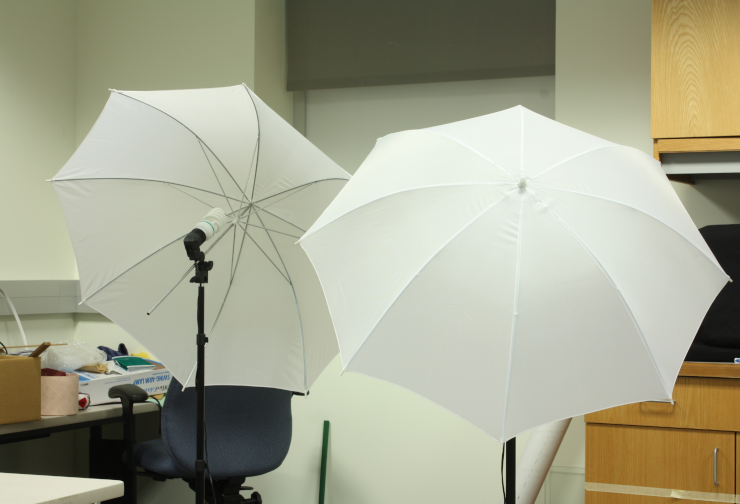
#> input picture umbrellaL.png, 740 x 504 px
$ python disparity.py
#> lines starting #> are read from the running program, lines starting #| are printed output that depends on the picture; after the words box and inside, x2 and y2 are one past the last pixel; in counts of white or black regions, pixels touching at a corner belong together
import numpy as np
import cv2
import sys
from mpl_toolkits import mplot3d
from matplotlib import pyplot as plt

def change(x):
    # Change brightess by adding a value to every pixel.
    # That is, the value sent from the TrackBar
    pass

# ================================================
#
def getDisparityMap(imL, imR, numDisparities, blockSize):
    stereo = cv2.StereoBM_create(numDisparities=numDisparities, blockSize=blockSize)

    disparity = stereo.compute(imL, imR)
    disparity = disparity - disparity.min() + 1 # Add 1 so we don't get a zero depth, later
    disparity = disparity.astype(np.float32) / 16.0 # Map is fixed point int with 4 fractional bits

    return disparity # floating point image
# ================================================

# ================================================
def plot(disparity):
    # This just plots some sample points.  Change this function to
    # plot the 3D reconstruction from the disparity map and other values

    baseline = 174.019
    f = 5806.559
    doffs = 114.291
    # scale the doffs
    print(doffs)

    x = []
    y = []
    z = []

    for r in range(disparity.shape[0]):
        for c in range(disparity.shape[1]):
            depth = baseline * f / (disparity[r][c] + doffs)
            if (depth > 7500):
                continue
            else:
                y += [r/f * depth]
                x += [c/f * depth]
                z += [depth]

    # Plt depths
    ax = plt.axes(projection ='3d')
    ax.scatter(x, z, y, 'green',s=1)
    ax.set_xlabel('x')
    ax.set_ylabel('z')
    ax.set_zlabel('y')
    # ax.view_init(45, 45)
    # ax.view_init(20, -120)
    # ax.view_init(90, -90)
    ax.view_init(180, 0)
    # Labels
    plt.savefig('myplot.pdf', bbox_inches='tight') # Can also specify an image, e.g. myplot.png
    plt.show()


# ================================================
#
if __name__ == '__main__':

    # Load left image
    filename = 'umbrellaL.png'
    imgL = cv2.imread(filename, cv2.IMREAD_GRAYSCALE)
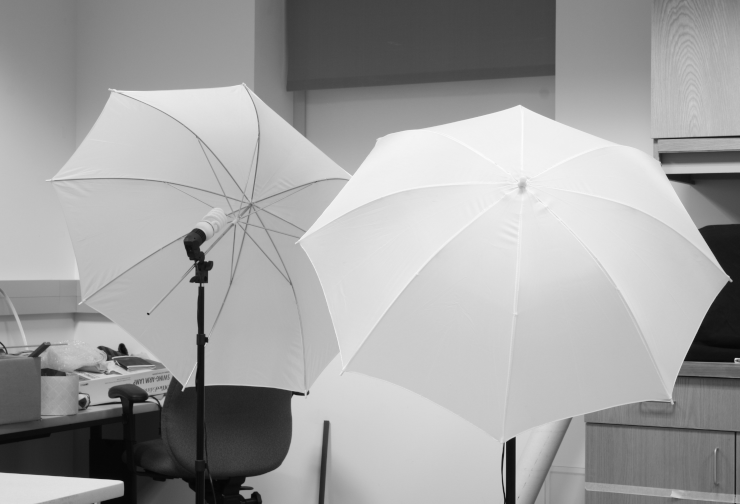
#> imgL: shape (504, 740); min 5, max 252, mean 161.7
    #
    if imgL is None:
        print('\nError: failed to open {}.\n'.format(filename))
        sys.exit()
    cv2.imwrite("umbrellaL_greyscale.png",imgL)

    # Load right image
    filename = 'umbrellaR.png'
    imgR = cv2.imread(filename, cv2.IMREAD_GRAYSCALE)
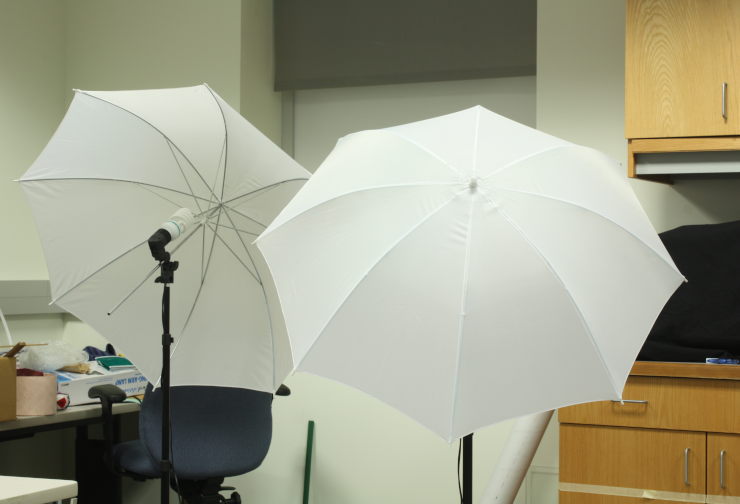
#> input picture umbrellaR.png, 740 x 504 px
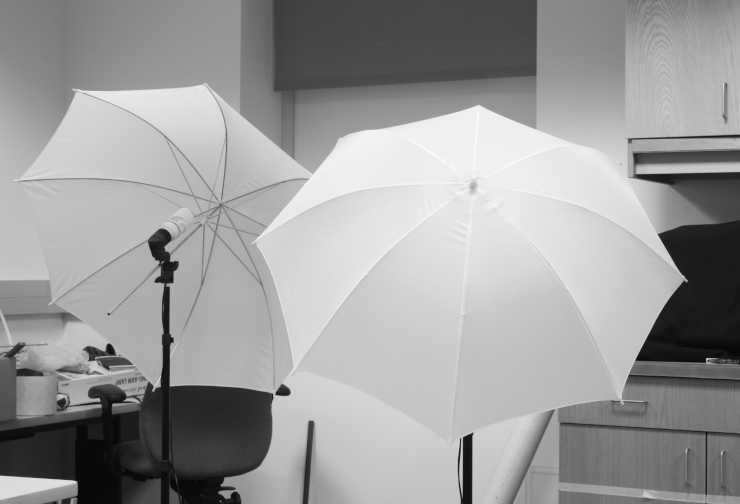
#> imgR: shape (504, 740); min 7, max 250, mean 155.8
    cv2.imwrite("umbrellaR_greyscale.png", imgR)
    #
    if imgR is None:
        print('\nError: failed to open {}.\n'.format(filename))
        sys.exit()

    cv2.namedWindow('Disparity_greyscale', cv2.WINDOW_NORMAL)
    # Get disparity map
    disparity = getDisparityMap(imgL, imgR, 16, 5)
#> in getDisparityMap, `disparity = stereo.compute(imL, imR)`:
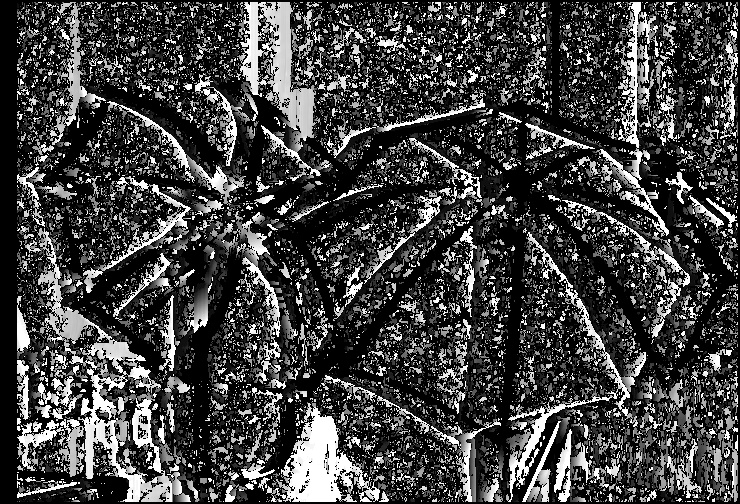
#> disparity: shape (504, 740) int16; min -16, max 240, mean 50.4; drawn with min black and max white
    # Normalise for display
    disparityImg = np.interp(disparity, (disparity.min(), disparity.max()), (0.0, 1.0))

    cv2.createTrackbar("numDisparities", "Disparity_greyscale", 16, 512, change)
    cv2.createTrackbar("blockSize", "Disparity_greyscale", 5, 125, change)

    # Wait for space bar press or escape before closing,
    # otherwise window will close without you seeing it
    while True:
        cv2.imshow('Disparity_greyscale', disparityImg)
        key = cv2.waitKey(1)
#> (key Esc is pressed here)
        if key == ord(' ') or key == 27:
            break
        # get current positions of my track bar
        nums = cv2.getTrackbarPos("numDisparities", "Disparity_greyscale")
        blocks = cv2.getTrackbarPos("blockSize", "Disparity_greyscale")

        if nums % 16 != 0 or blocks % 2 == 10:
            nums = int(nums / 16) * 16
            blocks = blocks - 1
        else:
            # Get disparity map
            disparity = getDisparityMap(imgL, imgR, nums, blocks)
            # Normalise for display
            disparityImg = np.interp(disparity, (disparity.min(), disparity.max()), (0.0, 1.0))

    # Show result
    cv2.imshow('Disparity', disparityImg)
    cv2.imwrite("disparity_greyscale.png", disparityImg)
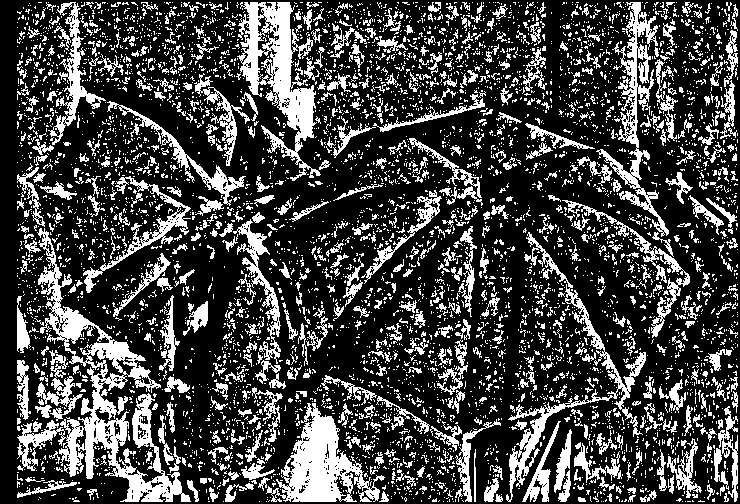
#> saved as disparity_greyscale.png: shape (504, 740); values 0 (black) and 1 (white), 26.7% white; 5725 white regions (5089 under 20 px), largest, box (x1, y1, x2, y2) and area: (17, 228, 191, 502) 9821, (237, 2, 321, 181) 5600, (266, 403, 385, 502) 4726

    # 边缘检测
    edgeL = cv2.Canny(imgL, 70, 150)
#> edgeL: shape (504, 740); 3.3% white in thin lines or dots
    edgeR = cv2.Canny(imgR, 70, 150)
#> edgeR: shape (504, 740); 3.3% white in thin lines or dots

    # Create a window to display the image in
    cv2.namedWindow('Disparity', cv2.WINDOW_NORMAL)
    # Get disparity map
    disparity = getDisparityMap(edgeL, edgeR, 16, 5)
    # Normalise for display
    disparityImg = np.interp(disparity, (disparity.min(), disparity.max()), (0.0, 1.0))

    cv2.createTrackbar("numDisparities", "Disparity", 16, 512, change)
    cv2.createTrackbar("blockSize", "Disparity", 5, 125, change)


    # Wait for space bar press or escape before closing,
    # otherwise window will close without you seeing it
    while True:
        cv2.imshow('Disparity', disparityImg)
        key = cv2.waitKey(1)
#> (key Esc is pressed here)
        if key == ord(' ') or key == 27:
            break
        # get current positions of my track bar
        nums = cv2.getTrackbarPos("numDisparities", "Disparity")
        blocks = cv2.getTrackbarPos("blockSize", "Disparity")

        if nums % 16 != 0 or blocks % 2 == 10:
            nums = int(nums / 16) * 16
            blocks = blocks - 1
        else:
            # Get disparity map
            disparity = getDisparityMap(edgeL, edgeR, nums, blocks)
            # Normalise for display
            disparityImg = np.interp(disparity, (disparity.min(), disparity.max()), (0.0, 1.0))

    # Show result
    cv2.imshow('Disparity', disparityImg)
    cv2.imwrite("disparity_edge.png", disparityImg)
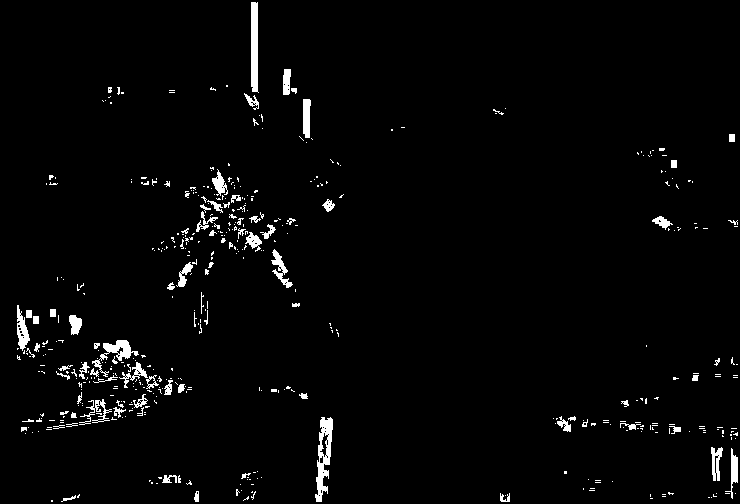
#> saved as disparity_edge.png: shape (504, 740); values 0 (black) and 1 (white), 2.4% white; 471 white regions (387 under 20 px), largest, box (x1, y1, x2, y2) and area: (315, 417, 333, 502) 763, (251, 2, 259, 93) 624, (92, 340, 139, 377) 468
    # Show 3D plot of the scene
    plot(disparity)
#> after the loop in plot, `for r in range(disparity.shape[0]):`: x = []
#> in plot, `plt.savefig('myplot.pdf', bbox_inches='tight')`:
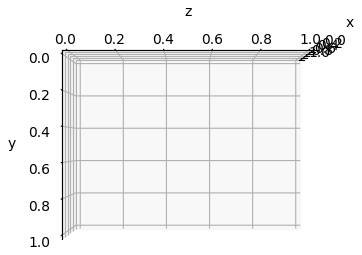
#> figure drawn by matplotlib, 1 panel
    cv2.destroyAllWindows()
